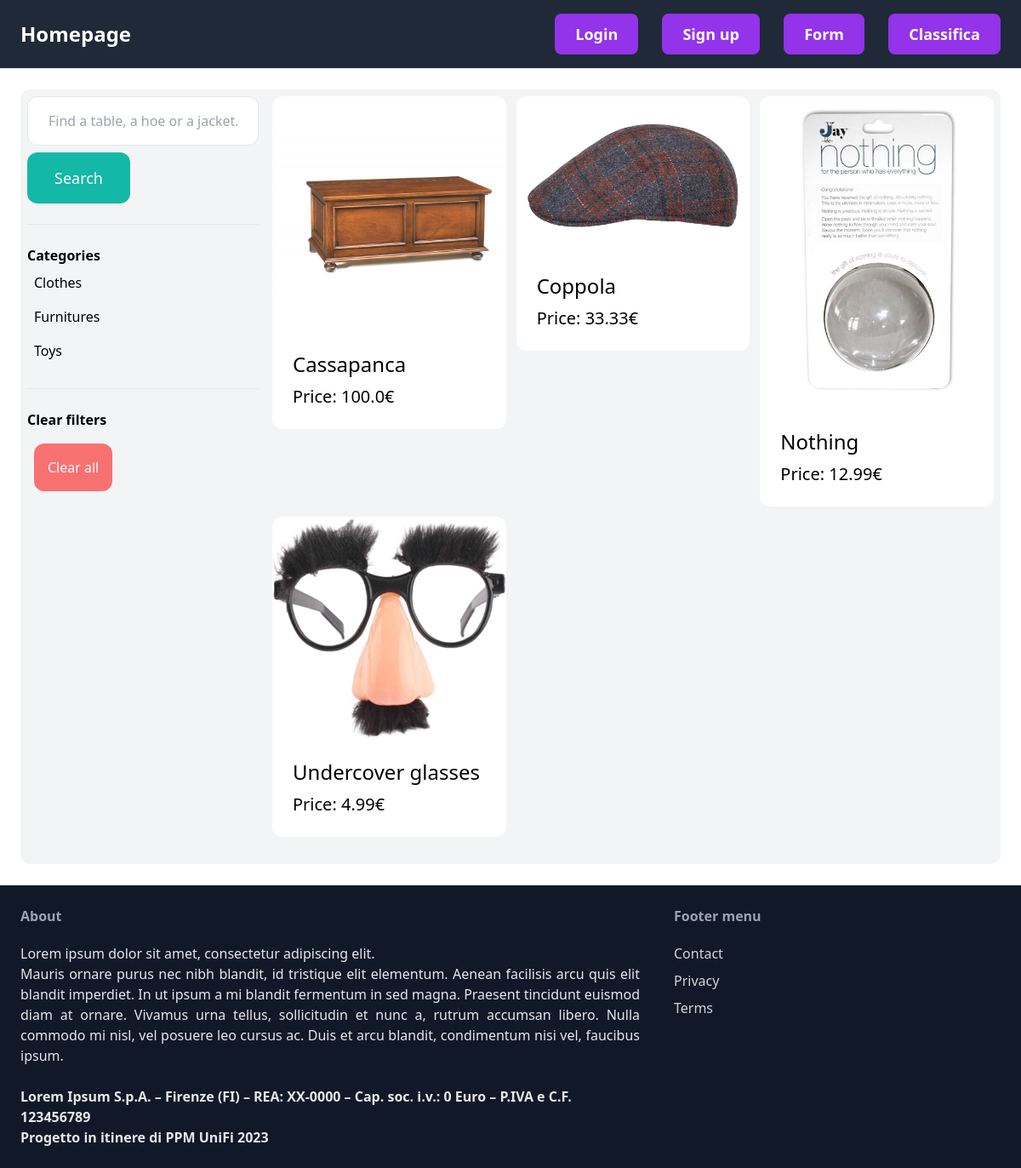
The app's page /items/ with its own data.
### item/models.py (models this page shows, shortened)
class Category(models.Model):
    name = models.CharField(max_length=255)
    class Meta:
        ordering = ('name',)
        verbose_name_plural = "Categories"

class Item(models.Model):
    category = models.ForeignKey('Category', related_name='items', on_delete=models.CASCADE)
    name = models.CharField(max_length=255)
    description = models.TextField(blank=True, null=True)
    price = models.FloatField()
    image = models.ImageField(upload_to='items_images', blank=True, null=True)
    is_sold = models.BooleanField(default=False)
    created_at = models.DateTimeField(auto_now_add=True)
    created_by = models.ForeignKey(User, related_name='items', on_delete=models.CASCADE)
    class Meta:
        ordering = ('name',)

### item/views.py (the view)
# urls.py: path('items/', include('item.urls')),
def items(request):
    query = request.GET.get('query', '')
    category_id = request.GET.get('category', 0)
    categories = Category.objects.all()
    items = Item.objects.filter(is_sold=False)
    if category_id:
        items = items.filter(category_id=category_id)
    if query:
        items = items.filter(Q(name__icontains=query) | Q(description__icontains=query))
    return render(request, 'item/items.html', {'items': items, 'query': query, 'categories': categories, 'category_id': int(category_id)})

### item/templates/item/items.html (shortened to what this page needs)
{% extends 'core/base.html' %}
{% block content %}
    <div class="pb-6 grid grid-cols-4 gap4 bg-gray-100 rounded-xl">
      <div class="col-span-1 p-2">
        <form method="get" action="{% url 'item:items' %}">
            <input name="query" class="w-full py-4 px-6 border rounded-xl" type="text" value="{{ query }}" placeholder="Find a table, a hoe or a jacket...">
            <button class="mt-2 py-4 px-8 text-lg bg-teal-500 text-white rounded-xl">Search</button>
            <hr class="my-6">
            <p class="font-semibold">Categories</p>
            <ul>
                {% for category in categories %}
                    <li class="py-2 px-2 rounded-xl{% if category.id == category_id %} bg-teal-200{% endif %}">
                        <a href="{% url 'item:items' %}?query={{ query }}&category={{ category.id }}">{{ category.name }}</a>
                    </li>
                {% endfor %}
            </ul>
            <hr class="my-6">
            <p class="font-semibold">Clear filters</p>
            <ul>
                <li class="py-2 px-2 rounded-xl">
                    <a href="{% url 'item:items' %}?query={{ query }}" class="mt-2 py-4 px-4 text-white inline-block bg-red-400 rounded-xl">Clear all</a>
                </li>
            </ul>
        </form>
      </div>
      <div class="col-span-3 p-2">
        <div class="grid grid-cols-3 gap-3">
            {% for item in items %}
                <div>
                    <a href="{% url 'item:detail' item.id %}">
                        <div>
                            <img src="{{ item.image.url }}" alt="{{ item.name }}" class="rounded-t-xl">
                        </div>
                        <div class="p-6 bg-white rounded-b-xl">
                            <h3 class="text-2xl">{{ item.name }}</h3>
                            <p class="mt-2 text-xl">Price: {{ item.price }}€</p>
                        </div>
                    </a>
                </div>
            {% endfor %}
        </div>
      </div>
    </div>
{% endblock %}

### records on screen
Category: name "Clothes"
Category: name "Furnitures"
Category: name "Toys"
Item: image (picture), name "Cassapanca", price "100.0"
Item: image (picture), name "Coppola", price "33.33"
Item: image (picture), name "Nothing", price "12.99"
Item: image (picture), name "Undercover glasses", price "4.99"
